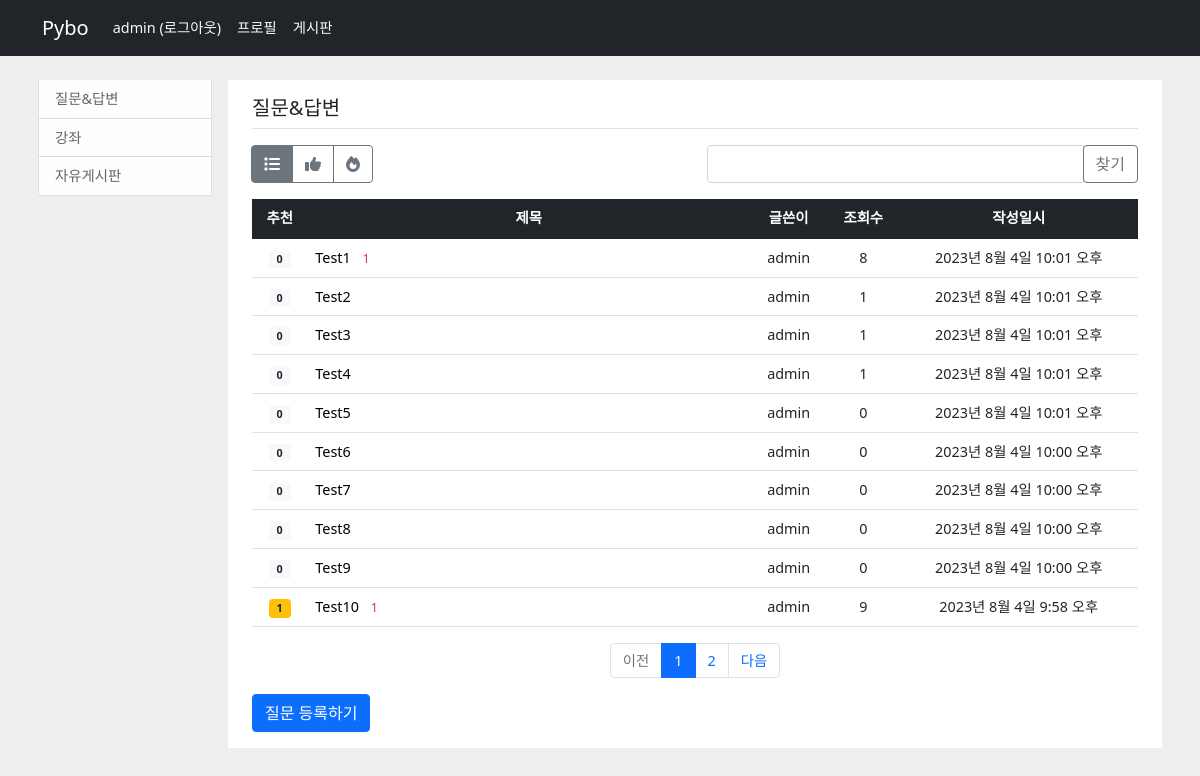
Page /pybo/question/list/1/ (signed in) on the committed database.
### pybo/models.py (models this page shows, shortened)
class Category(models.Model):
    subject = models.CharField(max_length=200)

class Question(models.Model):
    author = models.ForeignKey(User, on_delete=models.CASCADE, related_name='author_question')
    category = models.ForeignKey(Category, on_delete=models.CASCADE, related_name='category_question')
    subject = models.CharField(max_length=200)          # 글자 수의 길이가 제한된 텍스트를 이용할 때
    content = models.TextField(null=True, default='')   # 글자 수를 제한할 수 없는 텍스트를 이용할 때
    create_date = models.DateTimeField()                # 생성된 날짜와 시간에 관계된 필드.
    modify_date = models.DateTimeField(null=True, blank=True)               # 수정 날짜
    voter = models.ManyToManyField(User, related_name='voter_question')     # 추천인 추가
    comments = models.ManyToManyField(Comment, related_name='comment_question')
    hits = models.DecimalField(max_digits=7, decimal_places=0, default=0)

### pybo/views/question_views.py (the view, shortened to what this page needs)
# urls.py: path('question/list/<int:category_id>/', question_views.question_list, name='question_list'),
def question_list(request, category_id):
    page = request.GET.get('page', '1')  # page
    kw = request.GET.get('kw', '')  # search
    sort = request.GET.get('sort', 'recent')
    category = get_object_or_404(Category, pk=category_id)
    if sort == 'recommend':
        question_list = Question.objects.filter(category=category_id).annotate(voter_count=Count('voter')).order_by('-voter_count')
    elif sort == 'hot':
        question_list = Question.objects.filter(category=category_id).order_by('-hits')
    else:
        question_list = Question.objects.filter(category=category_id).order_by('-modify_date')
    paginator = Paginator(question_list, 10)
    page_obj = paginator.get_page(page)
    context = {'question_list': page_obj, 'page': page, 'kw': kw, 'sort': sort, 'category': category}
    return render(request, 'pybo/question_list.html', context)

### templates/pybo/question_list.html (shortened to what this page needs)
{% extends 'base.html' %}
{% load pybo_filter %}
{% block content %}
    <div class="container mt-3" style="height: auto !important;">
        <div class="row" style="height: auto !important;">
            <div class="col-sm-12 col-md-3 col-lg-2 p-2">
                {% include "sidebar.html" %}
            </div>
                <div class="col-sm-12 col-md-9 col-lg-10 p-2" style="height: auto !important;">
                    <div id="content_box" style="height: auto !important;">
                        <div class="container py-3">
                            <h5 class="border-bottom pb-2 mb-3">{{ category.subject }}</h5>
                            <div class="row my-3">
                                <div class="col-6">
                                    <div class="btn-group" role="group" aria-label="Basic radio toggle button group">
                                        <label class="btn btn-outline-secondary" for="btnradio1">
                                           <i class="fas fa-list"></i>
                                        </label>
                                        <label class="btn btn-outline-secondary" for="btnradio2">
                                            <i class="fas fa-thumbs-up"></i>
                                        </label>
                                        <label class="btn btn-outline-secondary" for="btnradio3">
                                            <i class="fa-solid fa-fire"></i>
                                        </label>
                                    </div>
                                </div>
                                <div class="col-6">
                                    <div class="input-group">
                                        <input type="text" id="search_kw" class="form-control" value="{{ kw|default_if_none:'' }}">
                                        <div class="input-group-append">
                                            <button class="btn btn-outline-secondary" type="button" id="btn_search">찾기</button>
                                        </div>
                                    </div>
                                </div>
                            </div>
                            <table class="table">
                                <thead>
                                <tr class="text-center table-dark">
                                    <th>추천</th>
                                    <th style="width:50%">제목</th>
                                    <th>글쓴이</th>
                                    <th>조회수</th>
                                    <th>작성일시</th>
                                </tr>
                                </thead>
                                <tbody>
                                {% if question_list %}
                                {% for question in question_list %}
                                    <tr class="text-center">
                                        <td class="align-middle">
                                            {% if question.voter.count > 0 %}
                                            <span class="badge badge-warning px-2 py-1">{{ question.voter.count }}</span>
                                            {% else %}
                                            <span class="badge badge-light px-2 py-1">{{ question.voter.count }}</span>
                                            {% endif %}
                                        </td>
                                        <td class="text-start">
                                            <a class="text-black text-decoration-none" href="{% url 'pybo:detail' question.id %}">{{ question.subject }}</a>
                                            {% if question.answer_set.count  > 0 %}
                                                <span class="text-danger small mx-2">{{ question.answer_set.count }}</span>
                                            {% endif %}
                                        </td>
                                        <td>{{ question.author.username }}</td>
                                        <td>{{ question.hits }}</td>
                                        <td>{{ question.modify_date }}</td>
                                    </tr>
                                {%  endfor %}
                                {%  else %}
                                    <tr>
                                        <td colspan="4" style="text-align: center;">질문이 없습니다.</td>
                                    </tr>
                                {%  endif %}
                                </tbody>
                            </table>
                            <ul class="pagination justify-content-center">
                                {% if question_list.has_previous %}
                                    <li class="page-item">
                                        <a class="page-link" data-page="{{ question_list.previous_page_number }}" href="javascript:void(0)">이전</a>
                                    </li>
                                {% else %}
                                    <li class="page-item disabled">
                                        <a class="page-link" tabindex="-1" aria-disabled="true" href="#">이전</a>
                                    </li>
                                {% endif %}
                                {% for page_number in question_list.paginator.page_range %}
                                    {% if page_number >= question_list.number|add:-5 and page_number <= question_list.number|add:5 %}
                                    {% if page_number == question_list.number %}
                                        <li class="page-item active" aria-current="page">
                                            <a class="page-link" data-page="{{ page_number }}" href="javascript:void(0)">{{ page_number }}</a>
                                        </li>
                                    {% else %}
                                        <li class="page-item">
                                            <a class="page-link" data-page="{{ page_number }}" href="javascript:void(0)">{{ page_number }}</a>
                                        </li>
                                    {% endif %}
                                    {% endif %}
                                {% endfor %}
                                {% if question_list.has_next %}
                                    <li class="page-item">
                                        <a class="page-link" data-page="{{ question_list.next_page_number }}" href="javascript:void(0)">{{ page_number }}다음</a>
                                    </li>
                                {% else %}
                                    <li class="page-item disabled">
                                        <a class="page-link" tabindex="-1" aria-disabled="true" href="javascript:void(0)">다음</a>
                                    </li>
                                {% endif %}
                            </ul>
                            <a href="{% url 'pybo:question_create' %}" class="btn btn-primary">질문 등록하기</a>
                        </div>
                    </div>
                </div>
            </div>
        </div>
{% endblock %}

### templates/navbar.html (shortened to what this page needs)
<nav class="navbar navbar-expand-lg navbar-dark bg-dark">
    <div class="container">
        <a class="navbar-brand" href="{% url 'pybo:index' %}">Pybo</a>
        <div class="collapse navbar-collapse" id="navbarSupportedContent" data-bs-theme="dark">
            <ul class="navbar-nav me-auto mb-2 mb-lg-0">
                <li class="nav-item">
                    {% if user.is_authenticated %}
                        <a class="nav-link text-light" href="{% url 'common:logout' %}">{{ user.username }} (로그아웃)</a>
                    {% else %}
                        <a class="nav-link text-light" href="{% url 'common:login' %}">로그인</a>
                    {% endif %}
                </li>
                <li class="nav-item">
                    {% if user.is_authenticated %}
                        <a class="nav-link text-light" href="{% url 'common:profile' user.id %}">프로필</a>
                    {% endif %}
                </li>
                <li class="nav-item">
                    <a class="nav-link text-light" href="{% url 'pybo:index' %}">게시판</a>
                </li>
            </ul>
        </div>
    </div>
</nav>

### static/style.css (style rules this page uses)
html { position: relative; min-height: 100%; }
body { margin-bottom: 80px; background: #eee; font-size: 0.9em; }
#content_box { background: #ffffff; }
.badge-warning { color: #212529; background-color: #ffc107; }
.badge-light { color: #212529; background-color: #f8f9fa; }

### rows in the picture
Category: subject "질문&답변"
Question: voter.count "0", subject "Test1", answer_set.count "1", author.username "admin", hits "8", modify_date "2023년 8월 4일 10:01 오후"
Question: voter.count "0", subject "Test2", author.username "admin", hits "1", modify_date "2023년 8월 4일 10:01 오후"
Question: voter.count "0", subject "Test3", author.username "admin", hits "1", modify_date "2023년 8월 4일 10:01 오후"
Question: voter.count "0", subject "Test4", author.username "admin", hits "1", modify_date "2023년 8월 4일 10:01 오후"
Question: voter.count "0", subject "Test5", author.username "admin", hits "0", modify_date "2023년 8월 4일 10:01 오후"
Question: voter.count "0", subject "Test6", author.username "admin", hits "0", modify_date "2023년 8월 4일 10:00 오후"
Question: voter.count "0", subject "Test7", author.username "admin", hits "0", modify_date "2023년 8월 4일 10:00 오후"
Question: voter.count "0", subject "Test8", author.username "admin", hits "0", modify_date "2023년 8월 4일 10:00 오후"
Question: voter.count "0", subject "Test9", author.username "admin", hits "0", modify_date "2023년 8월 4일 10:00 오후"
Question: voter.count "1", subject "Test10", answer_set.count "1", author.username "admin", hits "9", modify_date "2023년 8월 4일 9:58 오후"

### other values in the picture
{{ user.username }} "admin"
{{ page_number }} "1"
{{ page_number }} "2"
